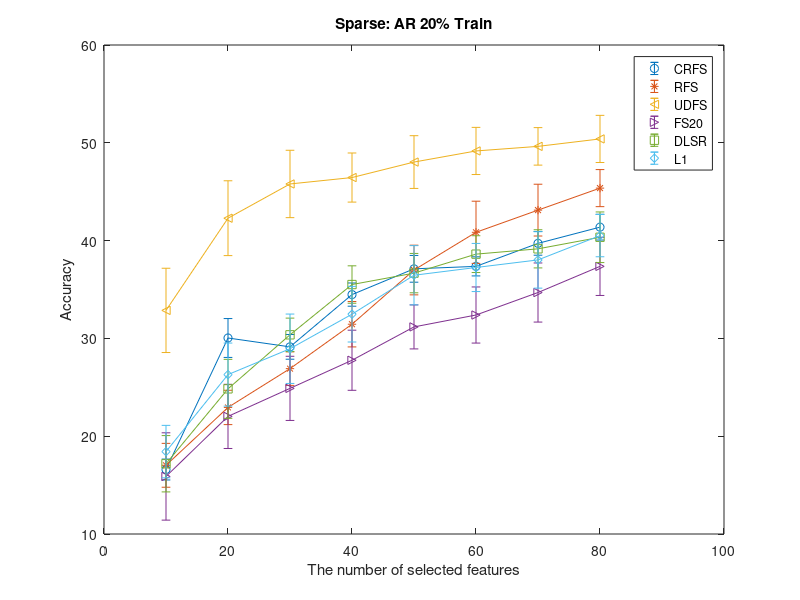
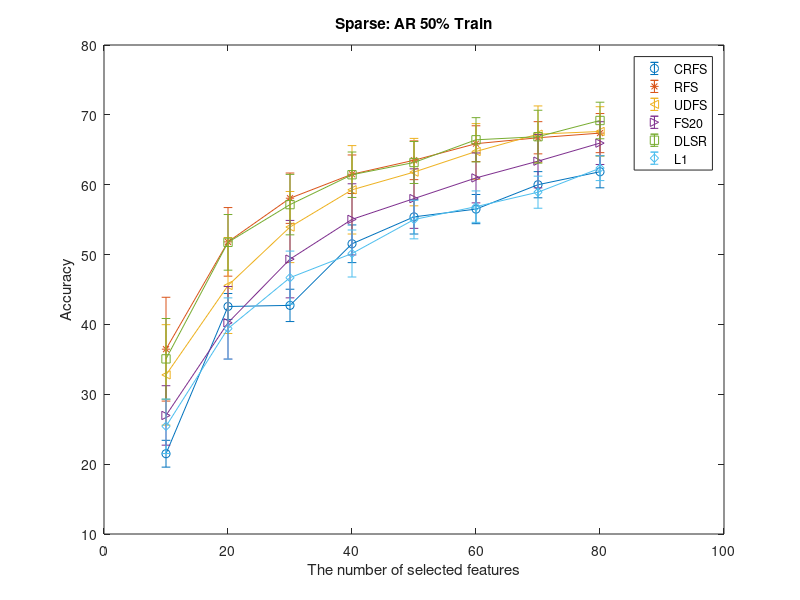

Write MATLAB code to recreate these figures, in order.
clear all;
clc;
d = [10 20 30 40 50 60 70 80];

rfs240=[20.16666667	13.33333333	17.66666667	16.83333333	16.16666667	18.33333333	17.83333333	18.16666667	20	16.33333333	18.5	13.83333333	16	12	18	20.16666667	13.66666667	17.5	17.83333333	18.16666667;
24.16666667	23.83333333	24	22.83333333	22.66666667	24.16666667	25	24.5	21.16666667	22.83333333	23.83333333	21.16666667	17.33333333	23.33333333	21	23.83333333	21.5	23.5	23.16666667	25;
28.5	26.66666667	26.83333333	28.16666667	28.5	26.33333333	29.66666667	27.33333333	27	27	30.5	24	26.83333333	24.5	23.83333333	27.16666667	25.16666667	26.66666667	25.33333333	28.16666667;
34.16666667	31.33333333	30.5	33.66666667	32.16666667	28.83333333	32	32.66666667	29	31.83333333	33.83333333	28	28.66666667	28.16666667	36.5	34.66666667	31.33333333	31	28.83333333	31.83333333;
35.33333333	39	35.5	35.16666667	41.33333333	39.16666667	36	38.33333333	36.66666667	36.83333333	36	31.33333333	32.16666667	35.5	39.5	40.33333333	38.83333333	35.66666667	37.16666667	40;
43.16666667	36.83333333	44	40	43.83333333	37.5	40.5	42.5	40.66666667	41.5	41.16666667	32.16666667	42.5	39.66666667	40.83333333	44.5	35.66666667	44.66666667	41	44.33333333;
45.83333333	41.33333333	46	42.83333333	46.33333333	44.66666667	43	44	43.66666667	42	42	35.66666667	45	42.16666667	43	43	38.83333333	46.5	40.5	46;
47.33333333	44	46.83333333	43.83333333	47.83333333	45.33333333	46.66666667	45.33333333	45.5	44.5	43.66666667	45.33333333	47.16666667	44.33333333	44.83333333	47.83333333	40.33333333	47.16666667	42.5	47;
];

crfs240=[16.16666667	16.66666667	17.66666667	19	17.16666667	15.83333333	15	16.33333333	16	16	14.83333333	18.16666667	16.33333333	16.83333333	16	17.5;
28.5	31.66666667	28.5	31	32.16666667	28.33333333	30.16666667	30.16666667	31.66666667	26.83333333	29.66666667	35	29.5	31.33333333	27.83333333	28.33333333;
29.66666667	25.5	28.83333333	30	31	29.66666667	29.83333333	28	29.66666667	27.5	30.16666667	30	29.16666667	29.83333333	28.66666667	28.66666667;
34	34.5	33.66666667	36.5	35.83333333	35.33333333	34.5	33	35.5	32.33333333	32.66666667	36	35.16666667	35	33.83333333	33.83333333;
38.16666667	38.16666667	37.5	38.16666667	38.5	37.16666667	33.66666667	36	38.33333333	35	37.66666667	37.16666667	38.83333333	36	36.16666667	37.33333333;
38.83333333	38.33333333	38.16666667	37.16666667	38	36.66666667	35.5	36.66666667	37.33333333	35.66666667	38.33333333	38.5	37.5	36.16666667	37.5	37.5;
40.5	38.5	39.66666667	38.5	40.16666667	39.16666667	39.5	41.33333333	41.33333333	39	40.66666667	41	40.66666667	37	38.16666667	40.33333333;
41.66666667	40.5	41.83333333	40	41.83333333	40.66666667	40.33333333	43.5	42.33333333	39.83333333	41.16666667	43.5	42.83333333	39.5	39.66666667	42.83333333;
];

fs20_240=[22.5	9	16.66666667	14.16666667	14.5	9	22.5	19.5	15.83333333	10.33333333	19	8.166666667	20.33333333	21.5	14.33333333	21.66666667	15.16666667	16.16666667	13.66666667	13.66666667;
24.83333333	21	21.83333333	19.33333333	16.5	24.16666667	22.83333333	22.5	26.33333333	14.33333333	23.16666667	22	25.83333333	25.5	23.33333333	18	20.33333333	20.83333333	20.16666667	27.66666667;
27.5	22	30.83333333	21.16666667	20.33333333	26.83333333	27.16666667	21.33333333	21.66666667	19.5	29.5	27.16666667	23	29.66666667	27.33333333	22.66666667	24.66666667	25.33333333	23.5	26.66666667;
33.33333333	30.16666667	26.5	25.5	24.66666667	26.33333333	30.5	27	27.33333333	18.83333333	31	27.5	28.5	29.16666667	25.66666667	29.5	30.5	30.33333333	24.5	28.5;
34	33.5	33.16666667	32	30.5	31.33333333	31.83333333	30.5	32.16666667	29.83333333	30	30.16666667	35.33333333	31.66666667	25.66666667	31	30.16666667	34.16666667	27.33333333	29.16666667;
32.5	35.83333333	32.83333333	28	32.83333333	35	30	32.66666667	35.5	30	28.16666667	34.33333333	34.5	38	27.33333333	32.33333333	32.5	33	28.16666667	34.33333333;
37	39	36.5	31	37.5	37.5	33.83333333	32.66666667	38	30.5	30.5	37.33333333	35.33333333	36.16666667	29.66666667	37.16666667	32.83333333	37.66666667	30.16666667	33.5;
38.5	39	37	34.83333333	40.66666667	37.33333333	40	35.83333333	39.5	33.83333333	37	39.16666667	41	38	30.33333333	38	37.5	42.83333333	32.33333333	34.66666667;
];

udfs240=[37.16666667	36.83333333	29.33333333	35.5	24.33333333	28.66666667	39	32.83333333	33.33333333	38.5	30.5	29.83333333	29	38.83333333	28.66666667	33.5;
46.16666667	41.33333333	47	41.16666667	46.33333333	41.5	31.83333333	40.66666667	42.5	42.33333333	43	45	41.66666667	44	36	46.16666667;
48.83333333	46.16666667	51.66666667	45.5	43.83333333	43.66666667	38.33333333	43.83333333	39.83333333	46.66666667	45.83333333	51.83333333	47.83333333	45.83333333	46.66666667	46.33333333;
49.66666667	43.33333333	52.33333333	44	49	47.16666667	45.5	47.5	46.83333333	48.66666667	45.33333333	42.66666667	47	45	45.33333333	43.83333333;
50.5	43	53.66666667	48.83333333	51.66666667	49.16666667	44.33333333	48.66666667	47.83333333	49.16666667	46.83333333	45.83333333	48.16666667	45.16666667	49.83333333	45.83333333;
53.33333333	46	49.83333333	50.5	50	50.83333333	46.66666667	48.33333333	47.66666667	48.83333333	47.5	54.5	51.33333333	46.16666667	48.16666667	47;
53.33333333	47.16666667	50.83333333	50.83333333	49.33333333	52.5	48.5	50.16666667	48.33333333	49.66666667	47.5	52.66666667	49.16666667	47.5	49.5	47.16666667;
56.83333333	46.83333333	50.83333333	51	50.83333333	52.83333333	48.83333333	50.83333333	47.83333333	50.5	50	53.66666667	48.5	48.33333333	50.33333333	48.33333333;
];
DLSR240=load('DLSR_RATE_2T.mat');
L1_240=load('L1_RATE_2T.mat');
errorbar(d,mean(crfs240,2),std(crfs240,1,2),'-o');
hold on;
errorbar(d,mean(rfs240,2),std(rfs240,1,2),'-*');
errorbar(d,mean(udfs240,2),std(udfs240,1,2),'-<');
errorbar(d,mean(fs20_240,2),std(fs20_240,1,2),'->');
errorbar(d,mean(DLSR240.rate,2),std(DLSR240.rate,1,2),'-s');
errorbar(d,mean(L1_240.rate,2),std(L1_240.rate,1,2),'-d');
legend('CRFS','RFS','UDFS','FS20','DLSR','L1');
xlabel('The number of selected features');
ylabel('Accuracy');
title('Sparse: AR 20% Train');
hold off;
figure;

crfs480=[21.38888889	21.94444444	24.16666667	23.05555556	20	22.5	20	21.38888889	21.38888889	23.88888889	17.22222222	23.33333333	22.22222222	18.05555556	20.27777778	23.05555556;
38.33333333	46.66666667	43.88888889	41.38888889	41.11111111	42.22222222	42.5	42.77777778	43.33333333	42.77777778	40.55555556	41.94444444	45.27777778	43.88888889	41.66666667	42.77777778;
39.72222222	44.72222222	46.11111111	41.38888889	41.38888889	42.5	39.72222222	41.11111111	41.11111111	41.66666667	45.27777778	45.83333333	43.61111111	44.44444444	45.83333333	39.16666667;
47.5	54.44444444	55.27777778	49.16666667	50.55555556	49.16666667	48.88888889	48.05555556	52.77777778	54.44444444	52.77777778	53.88888889	53.05555556	50.83333333	55.55555556	48.33333333;
50.27777778	60.27777778	57.77777778	51.38888889	54.72222222	53.61111111	53.05555556	55	56.94444444	55.83333333	56.94444444	55.83333333	54.44444444	55.27777778	58.05555556	56.94444444;
50	57.77777778	58.05555556	54.72222222	56.66666667	55	55.27777778	56.94444444	57.22222222	56.11111111	58.88888889	56.66666667	59.16666667	57.22222222	58.05555556	56.38888889;
56.11111111	60	60.27777778	60.83333333	60.83333333	58.61111111	56.94444444	58.88888889	58.88888889	60.55555556	63.88888889	60	63.05555556	59.72222222	60.83333333	60.55555556;
57.5	63.33333333	64.72222222	60	63.88888889	62.5	60	59.44444444	61.66666667	61.11111111	64.72222222	60.83333333	65.83333333	62.5	63.05555556	58.61111111;
];
rfs480=[56.11111111	36.11111111	27.22222222	31.66666667	25.55555556	34.44444444	36.11111111	38.33333333	46.66666667	34.16666667	43.33333333	35.83333333	46.94444444	41.11111111	31.38888889	29.44444444	36.66666667	39.72222222	28.05555556	30.27777778;
63.88888889	47.77777778	43.61111111	47.22222222	53.33333333	52.5	55.55555556	53.88888889	49.44444444	48.33333333	53.61111111	48.88888889	56.11111111	53.33333333	45	48.33333333	60	47.77777778	56.11111111	51.66666667;
56.94444444	54.16666667	51.94444444	61.66666667	60.83333333	56.94444444	58.88888889	65	58.61111111	55.83333333	61.94444444	56.38888889	60.83333333	52.22222222	60	53.33333333	64.16666667	56.94444444	55.83333333	58.88888889;
60.27777778	58.05555556	60	66.38888889	61.11111111	61.38888889	60.83333333	65.83333333	63.05555556	60.55555556	60.27777778	62.5	65.55555556	57.22222222	62.77777778	60.83333333	65.27777778	60.55555556	61.94444444	55.55555556;
63.05555556	61.11111111	62.77777778	68.61111111	60.83333333	62.22222222	62.5	68.05555556	63.88888889	63.88888889	64.16666667	57.5	67.22222222	60.83333333	64.44444444	61.66666667	67.22222222	65.55555556	64.16666667	60.27777778;
63.05555556	61.94444444	66.38888889	66.94444444	63.61111111	61.38888889	68.61111111	67.5	67.5	67.22222222	67.77777778	65.83333333	70.27777778	64.16666667	61.38888889	65	68.05555556	68.61111111	68.05555556	64.16666667;
66.94444444	64.72222222	65.83333333	69.16666667	63.61111111	64.16666667	66.38888889	68.33333333	68.61111111	66.11111111	68.88888889	69.72222222	71.11111111	64.44444444	64.16666667	63.33333333	69.16666667	69.16666667	65	65.55555556;
66.94444444	65	68.61111111	70.83333333	64.44444444	63.88888889	65.83333333	70.27777778	68.61111111	68.88888889	66.94444444	63.33333333	72.22222222	66.11111111	65.27777778	65.55555556	71.66666667	72.5	65	65.83333333;
];
udfs480=[29.16666667	40.55555556	28.88888889	39.44444444	34.16666667	49.16666667	34.72222222	31.38888889	28.05555556	34.44444444	18.05555556	26.38888889	27.22222222	40.83333333	35	26.94444444;
44.72222222	58.33333333	37.5	53.88888889	51.66666667	39.16666667	43.61111111	51.94444444	43.33333333	42.22222222	36.94444444	38.61111111	53.33333333	53.33333333	43.33333333	37.22222222;
52.5	59.72222222	54.44444444	53.61111111	52.77777778	55.27777778	56.38888889	51.94444444	55.27777778	56.38888889	52.22222222	51.66666667	63.05555556	43.33333333	60.83333333	43.61111111;
56.11111111	61.94444444	52.22222222	69.16666667	63.33333333	56.11111111	60.83333333	53.88888889	58.88888889	62.22222222	64.16666667	62.22222222	69.44444444	47.5	62.22222222	48.05555556;
60.83333333	63.61111111	56.94444444	70	66.94444444	58.88888889	61.94444444	53.88888889	58.05555556	63.33333333	60.83333333	68.05555556	70	56.94444444	62.5	56.11111111;
65	70.83333333	66.38888889	70	70.27777778	62.22222222	57.77777778	58.88888889	60	63.61111111	65	66.94444444	69.72222222	64.16666667	64.16666667	61.11111111;
61.94444444	72.22222222	67.22222222	70.83333333	70.55555556	70.27777778	63.88888889	60.83333333	63.88888889	69.44444444	65.27777778	68.05555556	76.38888889	65.27777778	66.11111111	63.61111111;
63.88888889	71.38888889	68.88888889	69.44444444	70	68.88888889	64.16666667	61.11111111	63.05555556	68.61111111	67.77777778	70	76.11111111	65.55555556	66.66666667	66.38888889;
];
fs20_480=[27.22222222	30.83333333	28.88888889	28.05555556	28.33333333	25.83333333	26.38888889	24.44444444	27.77777778	35	28.05555556	23.33333333	15.83333333	31.38888889	22.5	27.22222222	31.94444444	22.22222222	22.5	31.66666667;
43.05555556	37.5	38.61111111	40.27777778	38.61111111	43.61111111	35.83333333	42.77777778	41.38888889	35	43.88888889	35.55555556	27.77777778	45.55555556	37.77777778	36.94444444	45.55555556	39.44444444	41.66666667	53.88888889;
48.33333333	47.22222222	49.44444444	54.44444444	46.38888889	43.05555556	54.72222222	53.61111111	56.94444444	52.5	52.22222222	40.83333333	45.55555556	46.11111111	41.38888889	40.27777778	58.88888889	48.33333333	48.61111111	58.05555556;
58.05555556	54.72222222	50	60.83333333	51.11111111	55.55555556	54.72222222	58.88888889	59.72222222	53.88888889	53.88888889	48.61111111	47.77777778	51.94444444	51.38888889	47.5	64.44444444	52.22222222	61.11111111	64.44444444;
58.05555556	53.61111111	61.94444444	58.05555556	50.83333333	56.94444444	61.66666667	63.61111111	58.61111111	59.16666667	56.66666667	53.33333333	53.61111111	54.16666667	57.5	56.11111111	67.77777778	56.38888889	56.11111111	66.11111111;
63.05555556	61.94444444	60	59.16666667	58.33333333	59.16666667	61.11111111	70	65.27777778	60.27777778	61.11111111	58.33333333	56.11111111	61.11111111	58.05555556	60	66.66666667	61.38888889	53.88888889	64.44444444;
63.88888889	63.61111111	63.88888889	63.33333333	58.05555556	67.22222222	61.94444444	72.22222222	66.11111111	60.55555556	65.27777778	60	60	56.66666667	61.38888889	58.61111111	70.27777778	65	63.88888889	65.55555556;
64.72222222	68.05555556	61.38888889	66.11111111	64.44444444	66.66666667	67.5	73.88888889	68.88888889	65.83333333	69.16666667	60.83333333	65.55555556	61.66666667	61.66666667	64.16666667	66.38888889	66.66666667	67.77777778	67.77777778;
];
DLSR480=load('DLSR_RATE_4T.mat');
L1_480=load('L1_RATE_4T.mat');
errorbar(d,mean(crfs480,2),std(crfs480,1,2),'-o');
hold on;
errorbar(d,mean(rfs480,2),std(rfs480,1,2),'-*');
errorbar(d,mean(udfs480,2),std(udfs480,1,2),'-<');
errorbar(d,mean(fs20_480,2),std(fs20_480,1,2),'->');
errorbar(d,mean(DLSR480.rate,2),std(DLSR480.rate,1,2),'-s');
errorbar(d,mean(L1_480.rate,2),std(L1_480.rate,1,2),'-d');
legend('CRFS','RFS','UDFS','FS20','DLSR','L1');
xlabel('The number of selected features');
ylabel('Accuracy');
title('Sparse: AR 50% Train');
hold off;

